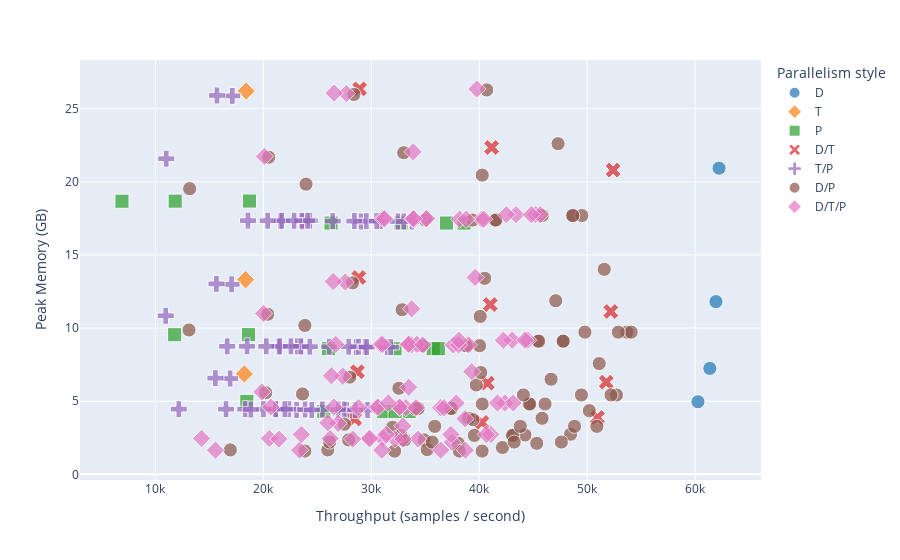

Notebook code cell kept with this figure:
### Markdown cell above
### GPT-2 Inference

### Code cell
simulation_filename = "~/Downloads/gpt2_dgx_simulated_grid_search_results.csv"
plot_memory_usage_vs_metric(
    simulation_filename,
    "gpt3-xl",
    131072,
    "throughput",
    "Throughput (samples / second)",
    "Peak Memory (GB)",
    os.path.join(FIGURES_DIR, "gpt3-xl_memory_vs_throughput.pdf"),
    None,
)

### Figure 1 — Plotly figure (JSON) as saved in the notebook; plotly's stock layout.template omitted (floating-point values rounded to 4 significant figures; data arrays with more than 128 entries replaced by an {"elided": "..."} marker saying what was removed)
{"data": [{"customdata": [[65536, 16, 1, 1, 1], [131072, 16, 1, 1, 1], [262144, 16, 1, 1, 1], [524288, 16, 1, 1, 1]], "hovertemplate": "Parallelism style=D<br>Throughput (samples / second)=%{x}<br>Peak Memory (GB)=%{y}<br>dummy_column_for_size=%{marker.size}<br>batch_size=%{customdata[0]}<br>dp_degree=%{customdata[1]}<br>hp_degree=%{customdata[2]}<br>pp_degree=%{customdata[3]}<br>num_microbatches=%{customdata[4]}<extra></extra>", "legendgroup": "D", "marker": {"color": "#1f77b4", "size": [1, 1, 1, 1], "sizemode": "area", "sizeref": 0.01, "symbol": "circle"}, "mode": "markers", "name": "D", "orientation": "v", "showlegend": true, "type": "scatter", "x": [60260.0, 61370.0, 61930.0, 62220.0], "xaxis": "x", "y": [4.96, 7.242, 11.81, 20.93], "yaxis": "y"}, {"customdata": [[65536, 1, 16, 1, 1], [131072, 1, 16, 1, 1], [262144, 1, 16, 1, 1]], "hovertemplate": "Parallelism style=T<br>Throughput (samples / second)=%{x}<br>Peak Memory (GB)=%{y}<br>dummy_column_for_size=%{marker.size}<br>batch_size=%{customdata[0]}<br>dp_degree=%{customdata[1]}<br>hp_degree=%{customdata[2]}<br>pp_degree=%{customdata[3]}<br>num_microbatches=%{customdata[4]}<extra></extra>", "legendgroup": "T", "marker": {"color": "#ff7f0e", "size": [1, 1, 1], "sizemode": "area", "sizeref": 0.01, "symbol": "diamond"}, "mode": "markers", "name": "T", "orientation": "v", "showlegend": true, "type": "scatter", "x": [18230.0, 18350.0, 18410.0], "xaxis": "x", "y": [6.86, 13.31, 26.2], "yaxis": "y"}, {"customdata": [[65536, 1, 1, 16, 2], [65536, 1, 1, 16, 4], [65536, 1, 1, 16, 8], [65536, 1, 1, 16, 16], [65536, 1, 1, 16, 32], [65536, 1, 1, 16, 64], [65536, 1, 1, 16, 128], [131072, 1, 1, 16, 4], [131072, 1, 1, 16, 8], [131072, 1, 1, 16, 16], [131072, 1, 1, 16, 32], [131072, 1, 1, 16, 64], [131072, 1, 1, 16, 128], [262144, 1, 1, 16, 8], [262144, 1, 1, 16, 16], [262144, 1, 1, 16, 32], [262144, 1, 1, 16, 64], [262144, 1, 1, 16, 128]], "hovertemplate": "Parallelism style=P<br>Throughput (samples / second)=%{x}<br>Peak Memory (GB)=%{y}<br>dummy_column_for_size=%{marker.size}<br>batch_size=%{customdata[0]}<br>dp_degree=%{customdata[1]}<br>hp_degree=%{customdata[2]}<br>pp_degree=%{customdata[3]}<br>num_microbatches=%{customdata[4]}<extra></extra>", "legendgroup": "P", "marker": {"color": "#2ca02c", "size": [1, 1, 1, 1, 1, 1, 1, 1, 1, 1, 1, 1, 1, 1, 1, 1, 1, 1], "sizemode": "area", "sizeref": 0.01, "symbol": "square"}, "mode": "markers", "name": "P", "orientation": "v", "showlegend": true, "type": "scatter", "x": [6895.0, 11780.0, 18470.0, 25590.0, 31130.0, 33520.0, 32210.0, 11830.0, 18630.0, 26040.0, 32190.0, 35740.0, 36210.0, 18710.0, 26270.0, 32750.0, 36960.0, 38600.0], "xaxis": "x", "y": [18.67, 9.547, 4.983, 4.295, 4.295, 4.295, 4.295, 18.68, 9.551, 8.59, 8.59, 8.59, 8.59, 18.69, 17.18, 17.18, 17.18, 17.18], "yaxis": "y"}, {"customdata": [[65536, 2, 8, 1, 1], [65536, 4, 4, 1, 1], [65536, 8, 2, 1, 1], [131072, 2, 8, 1, 1], [131072, 4, 4, 1, 1], [131072, 8, 2, 1, 1], [262144, 2, 8, 1, 1], [262144, 4, 4, 1, 1], [262144, 8, 2, 1, 1], [524288, 2, 8, 1, 1], [524288, 4, 4, 1, 1], [524288, 8, 2, 1, 1]], "hovertemplate": "Parallelism style=D/T<br>Throughput (samples / second)=%{x}<br>Peak Memory (GB)=%{y}<br>dummy_column_for_size=%{marker.size}<br>batch_size=%{customdata[0]}<br>dp_degree=%{customdata[1]}<br>hp_degree=%{customdata[2]}<br>pp_degree=%{customdata[3]}<br>num_microbatches=%{customdata[4]}<extra></extra>", "legendgroup": "D/T", "marker": {"color": "#d62728", "size": [1, 1, 1, 1, 1, 1, 1, 1, 1, 1, 1, 1], "sizemode": "area", "sizeref": 0.01, "symbol": "x"}, "mode": "markers", "name": "D/T", "orientation": "v", "showlegend": true, "type": "scatter", "x": [28460.0, 40250.0, 50950.0, 28720.0, 40760.0, 51770.0, 28850.0, 41020.0, 52190.0, 28910.0, 41150.0, 52400.0], "xaxis": "x", "y": [3.787, 3.551, 3.886, 7.011, 6.236, 6.302, 13.46, 11.61, 11.14, 26.35, 22.35, 20.8], "yaxis": "y"}, {"customdata": {"elided": "62x5 int values"}, "hovertemplate": "Parallelism style=T/P<br>Throughput (samples / second)=%{x}<br>Peak Memory (GB)=%{y}<br>dummy_column_for_size=%{marker.size}<br>batch_size=%{customdata[0]}<br>dp_degree=%{customdata[1]}<br>hp_degree=%{customdata[2]}<br>pp_degree=%{customdata[3]}<br>num_microbatches=%{customdata[4]}<extra></extra>", "legendgroup": "T/P", "marker": {"color": "#9467bd", "size": [1, 1, 1, 1, 1, 1, 1, 1, 1, 1, 1, 1, 1, 1, 1, 1, 1, 1, 1, 1, 1, 1, 1, 1, 1, 1, 1, 1, 1, 1, 1, 1, 1, 1, 1, 1, 1, 1, 1, 1, 1, 1, 1, 1, 1, 1, 1, 1, 1, 1, 1, 1, 1, 1, 1, 1, 1, 1, 1, 1, 1, 1], "sizemode": "area", "sizeref": 0.01, "symbol": "cross"}, "mode": "markers", "name": "T/P", "orientation": "v", "showlegend": true, "type": "scatter", "x": [10950.0, 16920.0, 23070.0, 27710.0, 15550.0, 29650.0, 21170.0, 18320.0, 25460.0, 21130.0, 27490.0, 28500.0, 22360.0, 26930.0, 21990.0, 23860.0, 24490.0, 20010.0, 18840.0, 16540.0, 12170.0, 11000.0, 17050.0, 23440.0, 28590.0, 15650.0, 21430.0, 31470.0, 26100.0, 18490.0, 28820.0, 31810.0, 21510.0, 23150.0, 29430.0, 23480.0, 29580.0, 27910.0, 22550.0, 20270.0, 24310.0, 16640.0, 17120.0, 23630.0, 29050.0, 15700.0, 21570.0, 32470.0, 26430.0, 18570.0, 21710.0, 29540.0, 33760.0, 23560.0, 30860.0, 24310.0, 33010.0, 30500.0, 24080.0, 28430.0, 22850.0, 20400.0], "xaxis": "x", "y": [10.84, 6.547, 4.4, 4.4, 6.579, 4.4, 4.431, 4.457, 4.431, 4.457, 4.431, 4.4, 4.457, 4.431, 4.457, 4.431, 4.4, 4.457, 4.431, 4.457, 4.457, 21.58, 12.99, 8.695, 8.695, 13.02, 8.726, 8.695, 8.726, 8.753, 8.726, 8.695, 8.752, 8.752, 8.726, 8.752, 8.695, 8.726, 8.752, 8.752, 8.726, 8.752, 25.87, 17.28, 17.28, 25.91, 17.32, 17.28, 17.32, 17.34, 17.34, 17.32, 17.28, 17.34, 17.32, 17.34, 17.28, 17.32, 17.34, 17.32, 17.34, 17.34], "yaxis": "y"}, {"customdata": {"elided": "91x5 int values"}, "hovertemplate": "Parallelism style=D/P<br>Throughput (samples / second)=%{x}<br>Peak Memory (GB)=%{y}<br>dummy_column_for_size=%{marker.size}<br>batch_size=%{customdata[0]}<br>dp_degree=%{customdata[1]}<br>hp_degree=%{customdata[2]}<br>pp_degree=%{customdata[3]}<br>num_microbatches=%{customdata[4]}<extra></extra>", "legendgroup": "D/P", "marker": {"color": "#8c564b", "size": [1, 1, 1, 1, 1, 1, 1, 1, 1, 1, 1, 1, 1, 1, 1, 1, 1, 1, 1, 1, 1, 1, 1, 1, 1, 1, 1, 1, 1, 1, 1, 1, 1, 1, 1, 1, 1, 1, 1, 1, 1, 1, 1, 1, 1, 1, 1, 1, 1, 1, 1, 1, 1, 1, 1, 1, 1, 1, 1, 1, 1, 1, 1, 1, 1, 1, 1, 1, 1, 1, 1, 1, 1, 1, 1, 1, 1, 1, 1, 1, 1, 1, 1, 1, 1, 1, 1, 1, 1, 1, 1], "sizemode": "area", "sizeref": 0.01, "symbol": "circle"}, "mode": "markers", "name": "D/P", "orientation": "v", "showlegend": true, "type": "scatter", "x": [13110.0, 20210.0, 27500.0, 32880.0, 34890.0, 33100.0, 23630.0, 31970.0, 38050.0, 40270.0, 27900.0, 39010.0, 38160.0, 44240.0, 45330.0, 42150.0, 32160.0, 35180.0, 23840.0, 25960.0, 16940.0, 13170.0, 20400.0, 28000.0, 34060.0, 37320.0, 37420.0, 23840.0, 32550.0, 39410.0, 43060.0, 34340.0, 43110.0, 39730.0, 45820.0, 48460.0, 39550.0, 47610.0, 43240.0, 32760.0, 35640.0, 26130.0, 20490.0, 28260.0, 34680.0, 38670.0, 40030.0, 23950.0, 32850.0, 40130.0, 44610.0, 38830.0, 40090.0, 46660.0, 46100.0, 50200.0, 50900.0, 44680.0, 48830.0, 40280.0, 43800.0, 35870.0, 28390.0, 35000.0, 39380.0, 41480.0, 33000.0, 40500.0, 45420.0, 41540.0, 47750.0, 40280.0, 47090.0, 51110.0, 47780.0, 52720.0, 52210.0, 45510.0, 49470.0, 44090.0, 40690.0, 45840.0, 48630.0, 47300.0, 51590.0, 49500.0, 53680.0, 54080.0, 48670.0, 52890.0, 49790.0], "xaxis": "x", "y": [9.869, 5.574, 3.427, 2.353, 2.353, 2.353, 5.494, 3.212, 2.125, 1.588, 2.353, 3.829, 1.588, 2.688, 2.118, 1.832, 1.588, 1.69, 1.588, 1.668, 1.668, 19.53, 10.94, 6.648, 4.501, 4.501, 4.501, 10.18, 5.883, 3.735, 2.662, 4.501, 2.662, 6.111, 3.829, 2.742, 2.662, 2.205, 2.205, 2.662, 2.205, 2.205, 21.68, 13.09, 8.796, 8.796, 8.796, 19.84, 11.25, 6.957, 4.809, 8.796, 10.79, 6.5, 4.809, 4.352, 3.278, 4.809, 3.278, 4.809, 3.278, 3.278, 25.98, 17.39, 17.39, 17.39, 21.99, 13.4, 9.104, 17.39, 9.104, 20.46, 11.87, 7.573, 9.104, 5.426, 5.426, 9.104, 5.426, 5.426, 26.28, 17.69, 17.69, 22.61, 14.02, 17.69, 9.721, 9.721, 17.69, 9.721, 9.721], "yaxis": "y"}, {"customdata": {"elided": "89x5 int values"}, "hovertemplate": "Parallelism style=D/T/P<br>Throughput (samples / second)=%{x}<br>Peak Memory (GB)=%{y}<br>dummy_column_for_size=%{marker.size}<br>batch_size=%{customdata[0]}<br>dp_degree=%{customdata[1]}<br>hp_degree=%{customdata[2]}<br>pp_degree=%{customdata[3]}<br>num_microbatches=%{customdata[4]}<extra></extra>", "legendgroup": "D/T/P", "marker": {"color": "#e377c2", "size": [1, 1, 1, 1, 1, 1, 1, 1, 1, 1, 1, 1, 1, 1, 1, 1, 1, 1, 1, 1, 1, 1, 1, 1, 1, 1, 1, 1, 1, 1, 1, 1, 1, 1, 1, 1, 1, 1, 1, 1, 1, 1, 1, 1, 1, 1, 1, 1, 1, 1, 1, 1, 1, 1, 1, 1, 1, 1, 1, 1, 1, 1, 1, 1, 1, 1, 1, 1, 1, 1, 1, 1, 1, 1, 1, 1, 1, 1, 1, 1, 1, 1, 1, 1, 1, 1, 1, 1, 1], "sizemode": "area", "sizeref": 0.01, "symbol": "diamond"}, "mode": "markers", "name": "D/T/P", "orientation": "v", "showlegend": true, "type": "scatter", "x": [19860.0, 26930.0, 32190.0, 25970.0, 34320.0, 29750.0, 31080.0, 32940.0, 32940.0, 37500.0, 29860.0, 38710.0, 28280.0, 36440.0, 26180.0, 30970.0, 20560.0, 21440.0, 23360.0, 14270.0, 15560.0, 20020.0, 27360.0, 33200.0, 36430.0, 26300.0, 30490.0, 32590.0, 36740.0, 33470.0, 32640.0, 38680.0, 41080.0, 34140.0, 40650.0, 30630.0, 37380.0, 28800.0, 26530.0, 31370.0, 20690.0, 23510.0, 20100.0, 27580.0, 33730.0, 37580.0, 26470.0, 30880.0, 39000.0, 33400.0, 33740.0, 34220.0, 39300.0, 42380.0, 38090.0, 43140.0, 33470.0, 41690.0, 34770.0, 31030.0, 37870.0, 26700.0, 31580.0, 27690.0, 34010.0, 26550.0, 38180.0, 31080.0, 40230.0, 33830.0, 33880.0, 39620.0, 35080.0, 43060.0, 40420.0, 35100.0, 44500.0, 44250.0, 38790.0, 33910.0, 42240.0, 31230.0, 38110.0, 39780.0, 43400.0, 45210.0, 45640.0, 44820.0, 42510.0], "xaxis": "x", "y": [5.631, 3.484, 2.41, 3.521, 2.41, 2.448, 2.448, 2.41, 3.309, 2.188, 2.448, 1.651, 2.41, 1.651, 2.448, 1.651, 2.448, 2.41, 1.651, 2.448, 1.651, 11.0, 6.705, 4.557, 4.557, 6.743, 4.595, 4.595, 4.557, 5.946, 4.595, 3.798, 2.725, 4.557, 2.725, 4.595, 2.725, 4.557, 4.595, 2.725, 4.595, 2.725, 21.74, 13.15, 8.852, 8.852, 13.19, 8.89, 8.852, 8.89, 11.31, 8.89, 7.02, 4.872, 8.852, 4.872, 8.89, 4.872, 8.852, 8.89, 4.872, 8.89, 4.872, 26.03, 17.44, 26.07, 17.44, 17.48, 17.44, 17.48, 22.05, 13.46, 17.48, 9.167, 17.44, 17.48, 9.167, 9.167, 17.44, 17.48, 9.167, 17.48, 9.167, 26.35, 17.76, 17.76, 17.76, 17.76, 17.76], "yaxis": "y"}], "layout": {"legend": {"itemsizing": "constant", "title": {"text": "Parallelism style"}, "tracegroupgap": 0}, "margin": {"t": 60}, "xaxis": {"anchor": "y", "domain": [0, 1], "title": {"text": "Throughput (samples / second)"}}, "yaxis": {"anchor": "x", "domain": [0, 1], "title": {"text": "Peak Memory (GB)"}}}}
